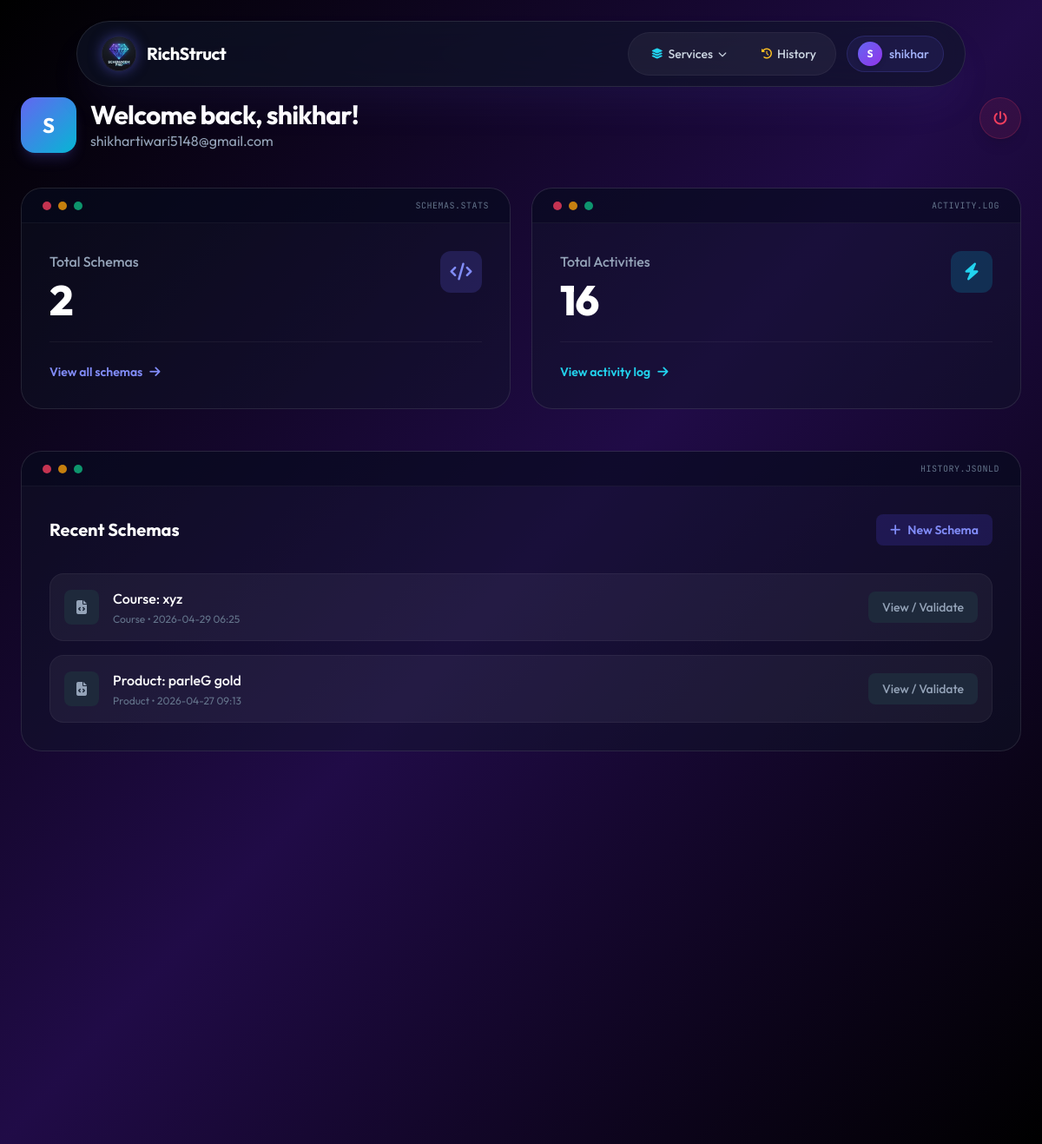
The app's page /dashboard (signed in) with its own data.
### models.py (models this page shows, shortened)
class User(db.Model, UserMixin):
    id = db.Column(db.Integer, primary_key=True)
    username = db.Column(db.String(80), unique=True, nullable=False)
    email = db.Column(db.String(120), unique=True, nullable=False)
    password_hash = db.Column(db.String(256), nullable=False)
    created_at = db.Column(db.DateTime, default=datetime.utcnow)
    schemas = db.relationship('Schema', backref='owner', lazy=True)
    logs = db.relationship('ActivityLog', backref='user', lazy=True)

class Schema(db.Model):
    id = db.Column(db.Integer, primary_key=True)
    schema_type = db.Column(db.String(50), nullable=False)
    schema_name = db.Column(db.String(200), nullable=False) # e.g. "Product: iPhone 15"
    json_content = db.Column(db.Text, nullable=False)
    created_at = db.Column(db.DateTime, default=datetime.utcnow)
    user_id = db.Column(db.Integer, db.ForeignKey('user.id'), nullable=False)

### app.py (the view)
@app.route('/dashboard')
@login_required
def dashboard():
    total_schemas = Schema.query.filter_by(user_id=current_user.id).count()
    recent_schemas = Schema.query.filter_by(user_id=current_user.id).order_by(Schema.created_at.desc()).limit(5).all()
    total_activities = ActivityLog.query.filter_by(user_id=current_user.id).count()
    return render_template('dashboard.html', total_schemas=total_schemas, recent_schemas=recent_schemas, total_activities=total_activities)

### app.py (called while the page is built)
@login_manager.user_loader
def load_user(user_id):
    return db.session.get(User, int(user_id))

### templates/dashboard.html (shortened to what this page needs)
{% extends 'base.html' %}
{% block content %}
<div class="animate-fade-in-up">
    <div class="flex items-start justify-between mb-10">
        <div class="flex items-center gap-4">
            <div class="w-16 h-16 rounded-2xl bg-gradient-to-br from-indigo-500 to-cyan-500 flex items-center justify-center shadow-lg shadow-indigo-500/20 text-white text-2xl font-bold">
                {{ current_user.username[:1].upper() }}
            </div>
            <div>
                <h1 class="text-3xl font-bold text-white tracking-tight">Welcome back, {{ current_user.username }}!</h1>
                <p class="text-slate-400">{{ current_user.email }}</p>
            </div>
        </div>
        <a href="/logout" title="Logout" class="w-12 h-12 flex items-center justify-center rounded-full bg-rose-500/10 text-rose-500 hover:bg-rose-500 hover:text-white border border-rose-500/20 shadow-lg hover:shadow-[0_0_15px_rgba(225,29,72,0.5)] transition-all duration-300">
            <i class="fas fa-power-off"></i>
        </a>
    </div>
    <div class="grid grid-cols-1 md:grid-cols-2 gap-6 mb-12">
        <div class="bg-slate-900/40 backdrop-blur-xl border border-white/10 rounded-3xl hover:bg-slate-900/60 transition-colors overflow-hidden">
            <div class="px-6 py-3 border-b border-white/5 bg-slate-950/40 flex gap-2 items-center">
                <div class="w-2.5 h-2.5 rounded-full bg-rose-500/80"></div>
                <div class="w-2.5 h-2.5 rounded-full bg-amber-500/80"></div>
                <div class="w-2.5 h-2.5 rounded-full bg-emerald-500/80"></div>
                <span class="text-[10px] font-mono text-slate-500 ml-auto uppercase tracking-wider">schemas.stats</span>
            </div>
            <div class="p-8">
            <div class="flex items-start justify-between">
                <div>
                    <p class="text-slate-400 font-medium mb-2">Total Schemas</p>
                    <h2 class="text-5xl font-extrabold text-white tracking-tight">{{ total_schemas }}</h2>
                </div>
                <div class="w-12 h-12 rounded-xl bg-indigo-500/20 flex items-center justify-center text-indigo-400">
                    <i class="fas fa-code text-xl"></i>
                </div>
            </div>
            <div class="mt-6 pt-6 border-t border-white/5 flex items-center justify-between">
                <a href="{{ url_for('history') }}" class="text-indigo-400 hover:text-indigo-300 text-sm font-semibold flex items-center gap-2 transition-colors">
                    View all schemas <i class="fas fa-arrow-right"></i>
                </a>
            </div>
            </div>
        </div>
        <div class="bg-slate-900/40 backdrop-blur-xl border border-white/10 rounded-3xl hover:bg-slate-900/60 transition-colors delay-100 overflow-hidden">
            <div class="px-6 py-3 border-b border-white/5 bg-slate-950/40 flex gap-2 items-center">
                <div class="w-2.5 h-2.5 rounded-full bg-rose-500/80"></div>
                <div class="w-2.5 h-2.5 rounded-full bg-amber-500/80"></div>
                <div class="w-2.5 h-2.5 rounded-full bg-emerald-500/80"></div>
                <span class="text-[10px] font-mono text-slate-500 ml-auto uppercase tracking-wider">activity.log</span>
            </div>
            <div class="p-8">
            <div class="flex items-start justify-between">
                <div>
                    <p class="text-slate-400 font-medium mb-2">Total Activities</p>
                    <h2 class="text-5xl font-extrabold text-white tracking-tight">{{ total_activities }}</h2>
                </div>
                <div class="w-12 h-12 rounded-xl bg-cyan-500/20 flex items-center justify-center text-cyan-400">
                    <i class="fas fa-bolt text-xl"></i>
                </div>
            </div>
            <div class="mt-6 pt-6 border-t border-white/5 flex items-center justify-between">
                <a href="{{ url_for('activity_log') }}" class="text-cyan-400 hover:text-cyan-300 text-sm font-semibold flex items-center gap-2 transition-colors">
                    View activity log <i class="fas fa-arrow-right"></i>
                </a>
            </div>
            </div>
        </div>
    </div>
    <div class="bg-slate-900/40 backdrop-blur-xl border border-white/10 rounded-3xl delay-200 overflow-hidden">
        <div class="px-6 py-3 border-b border-white/5 bg-slate-950/40 flex gap-2 items-center">
            <div class="w-2.5 h-2.5 rounded-full bg-rose-500/80"></div>
            <div class="w-2.5 h-2.5 rounded-full bg-amber-500/80"></div>
            <div class="w-2.5 h-2.5 rounded-full bg-emerald-500/80"></div>
            <span class="text-[10px] font-mono text-slate-500 ml-auto uppercase tracking-wider">history.jsonld</span>
        </div>
        <div class="p-8">
        <div class="flex items-center justify-between mb-8">
            <h3 class="text-xl font-bold text-white">Recent Schemas</h3>
            <a href="{{ url_for('select_schema') }}" class="bg-indigo-600/20 text-indigo-400 hover:bg-indigo-600/30 px-4 py-2 rounded-lg text-sm font-semibold transition-colors flex items-center gap-2">
                <i class="fas fa-plus"></i> New Schema
            </a>
        </div>
        {% if recent_schemas %}
            <div class="space-y-4">
                {% for schema in recent_schemas %}
                <div class="flex items-center justify-between p-4 rounded-2xl bg-white/5 border border-white/5 hover:border-indigo-500/50 transition-colors group">
                    <div class="flex items-center gap-4">
                        <div class="w-10 h-10 rounded-lg bg-slate-800 flex items-center justify-center text-slate-400 group-hover:text-indigo-400 group-hover:bg-indigo-500/10 transition-colors">
                            <i class="fas fa-file-code"></i>
                        </div>
                        <div>
                            <h4 class="text-white font-medium">{{ schema.schema_name }}</h4>
                            <p class="text-xs text-slate-500 mt-1 capitalize">{{ schema.schema_type }} • {{ schema.created_at.strftime('%Y-%m-%d %H:%M') }}</p>
                        </div>
                    </div>
                    <form action="{{ url_for('validate') }}" method="POST">
                        <button type="submit" class="text-slate-400 hover:text-white bg-slate-800 hover:bg-slate-700 px-4 py-2 rounded-lg text-sm font-medium transition-colors">
                            View / Validate
                        </button>
                    </form>
                </div>
                {% endfor %}
            </div>
        {% endif %}
        </div>
    </div>
</div>
{% endblock %}

### templates/base.html (shortened to what this page needs)
<!DOCTYPE html>
<html lang="en">
<head>
  <link rel="stylesheet" href="https://cdnjs.cloudflare.com/ajax/libs/font-awesome/6.4.0/css/all.min.css">
  <script src="https://cdn.tailwindcss.com"></script>
</head>
<body class="text-slate-200 font-sans overflow-x-hidden antialiased bg-black selection:bg-indigo-500/30">
  <div class="fixed inset-0 -z-10 overflow-hidden bg-black">
    <video autoplay muted loop playsinline class="w-full h-full object-cover mix-blend-luminosity opacity-60">
      <source src="https://media.istockphoto.com/id/1310134440/video/digital-transformation-concept-system-engineering-binary-code-programming.mp4?s=mp4-640x640-is&k=20&c=yL2j8oN-N-Zl_A1wH0O7sY8Q_o_v0xKk0xX_K8f7s2g=" type="video/mp4">
    </video>
    <div class="absolute inset-0 bg-gradient-to-br from-black/95 via-violet-950/70 to-black/95"></div>
  </div>
  <nav class="fixed w-[92%] max-w-5xl z-50 top-6 left-1/2 -translate-x-1/2 transition-all duration-300 bg-slate-900/60 backdrop-blur-2xl border border-white/10 rounded-full py-3 px-6 shadow-2xl shadow-indigo-500/10">
    <div class="flex items-center justify-between">
      <a href="{{ url_for('index') }}" class="flex items-center gap-3 group cursor-pointer pl-1">
        <img src="{{ url_for('static', filename='img/logo.png') }}" alt="RichStruct Logo" class="w-10 h-10 rounded-full shadow-[0_0_15px_rgba(99,102,241,0.5)] group-hover:shadow-[0_0_25px_rgba(99,102,241,0.8)] transition-all duration-300 border border-white/10">
        <h1 class="text-xl font-bold text-white tracking-tight">RichStruct</h1>
      </a>
      <div class="flex items-center gap-2">
        {% if current_user.is_authenticated %}
          <div class="hidden sm:flex items-center gap-1 bg-white/5 rounded-full p-1.5 border border-white/5">
            <div class="nav-dropdown" id="servicesDropdown">
              <button onclick="toggleDropdown()" class="flex items-center gap-1.5 px-5 py-2 rounded-full text-sm font-medium text-slate-300 hover:text-white hover:bg-white/10 transition-all select-none">
                <i class="fas fa-layer-group text-cyan-400 text-xs"></i> Services
                <i class="fas fa-chevron-down text-[10px] transition-transform duration-200" id="servicesChevron"></i>
              </button>
            </div>
            <a href="{{ url_for('history') }}" class="flex items-center gap-1.5 px-4 py-2 rounded-full text-sm font-medium text-slate-300 hover:text-white hover:bg-white/10 transition-all">
              <i class="fas fa-history text-amber-400 text-xs"></i> History
            </a>
          </div>
          <a href="{{ url_for('dashboard') }}" class="hidden sm:flex items-center gap-2 ml-1 pl-3 pr-4 py-1.5 rounded-full bg-indigo-500/10 border border-indigo-500/20 hover:bg-indigo-500/20 hover:border-indigo-500/40 transition-all duration-200 group">
            <div class="w-7 h-7 rounded-full bg-gradient-to-br from-indigo-500 to-purple-600 flex items-center justify-center text-white text-xs font-bold shadow-md">
              {{ current_user.username[0].upper() }}
            </div>
            <span class="text-sm font-medium text-indigo-300 group-hover:text-indigo-200 transition-colors">{{ current_user.username }}</span>
          </a>
        {% endif %}
      </div>
    </div>
  </nav>
  <main class="min-h-screen pt-28 pb-20 relative z-10 px-6">
    <div class="max-w-7xl mx-auto">
      {% block content %}{% endblock %}
    </div>
  </main>
</body>
</html>

### templates/base.html (style rules this page uses)
.delay-100 { animation-delay: 100ms; }
.delay-200 { animation-delay: 200ms; }
.nav-dropdown { position: relative; }

### records on screen
User: username "S", username "shikhar", email "shikhartiwari5148@gmail.com"
Schema: schema_name "Course: xyz", schema_type "Course", created_at "2026-04-29 06:25"
Schema: schema_name "Product: parleG gold", schema_type "Product", created_at "2026-04-27 09:13"

### other values on screen
{{ total_schemas }} "2"
{{ total_activities }} "16"
